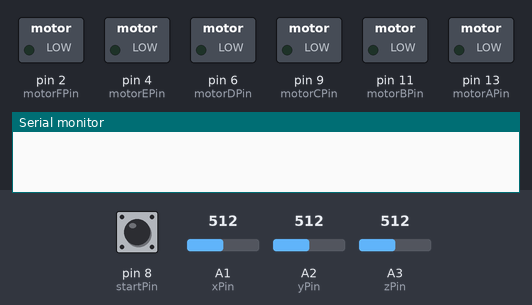
Simulated run of this sketch. Board: Arduino Uno, built with avr-gcc and run on an emulated ATmega328P. Shown: switched loads named in the sketch (green lamp = pin HIGH), the last lines printed to the serial monitor. Dashed ring = blinking. Inputs (shaded band) come from the test bench; at power-on: pin 8 (startPin) LOW, A1 (xPin) = 512, A2 (yPin) = 512, A3 (zPin) = 512. Random numbers use the default seed unless the sketch sets one.

Above: at 1.2 s.
1.3 s: pin 8 (startPin) pulled HIGH for 0.15 s
At 1.42 s:
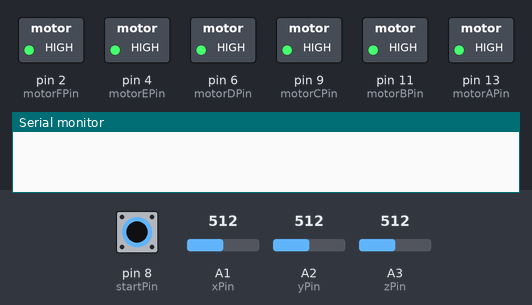
4.4 s: pin 8 (startPin) pulled HIGH for 3.2 s
At 5.35 s:
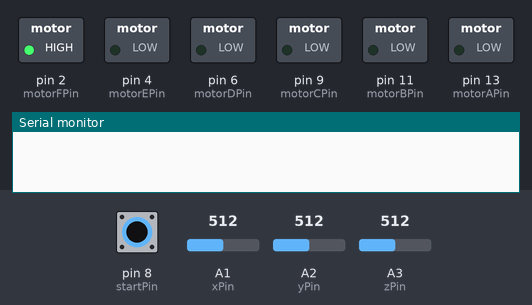
9.1 s: pin 8 (startPin) pulled HIGH for 3.2 s
13.8 s: pin 8 (startPin) pulled HIGH for 1 s
At 17.92 s:
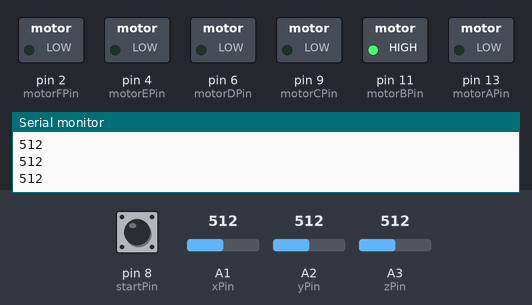
Timing chart, 0 to 29.7 s (numbered marks = the images above; inputs shaded):
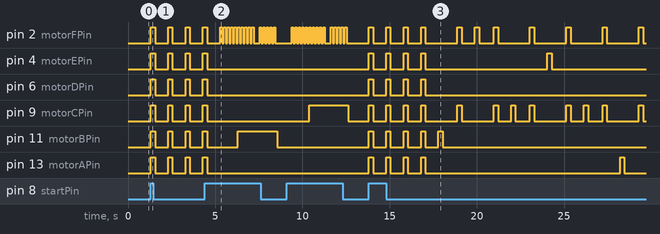

Measured:
- after the input at 1.3 s, pin 2 (motorFPin), pin 4 (motorEPin), pin 6 (motorDPin), pin 9 (motorCPin), pin 11 (motorBPin), pin 13 (motorAPin): alternates HIGH for 0.25 s and LOW for 0.75 s, starting at once
- after the input at 13.8 s, pin 2 (motorFPin): LOW → HIGH at once, → LOW 0.25 s later, → HIGH 0.75 s later, → LOW 0.25 s later, … (22 changes in this stretch); pin 4 (motorEPin): goes 3 × (HIGH 0.25 s, LOW 0.75 s), HIGH 0.25 s, LOW 7.0 s, HIGH 0.25 s, then LOW, starting at once

The sketch:

projectCode1203.ino
```cpp
// Sightless Dancer Glove

// motor pins
// A - thumb
// B - index finger
// C - middle finger
// D - ring finger
// E - pinky
// F - palm middle
// moves list: 6
// up, down, forward, backwards, left, right
const int motorAPin = 13;
const int motorBPin = 11;
const int motorCPin = 9;
const int motorDPin = 6;
const int motorEPin = 4;
const int motorFPin = 2;

// accelerometer pins
const int xPin = A1;
const int yPin = A2;
const int zPin = A3;


// start button
const int startPin = 8;

// if the program is started (the button is clicked)
bool started = false;

// the loop:
// (0) choose action
// (1) give signal
// (2) wait for user actions
// (3) respond if correct

// if the player has done all of the directions correctly this time
bool win = false;

// how many vibration motors are activated for this move
int amount;

// the 5 fingers motor vibration meanings
// 0, 1, 2, 3, 4 = left, up, forward, down, right

int currentAction = 0;

void setup() {
  // put your setup code here, to run once:
  // set up the pins and their functions
  Serial.begin(57600);
  pinMode(motorAPin, OUTPUT);
  pinMode(motorBPin, OUTPUT);
  pinMode(motorCPin, OUTPUT);
  pinMode(motorDPin, OUTPUT);
  pinMode(motorEPin, OUTPUT);
  pinMode(motorFPin, OUTPUT);
  pinMode(startPin, INPUT);
  //
}

void loop() {
  // put your main code here, to run repeatedly:
  if (started == true) {
  // Play Mode
      stopDance();
      // choose the direction
      currentAction = random(0, 6);
      // send the signal
       switch (currentAction) {
          case 0: // thumb - left
            digitalWrite(motorAPin, HIGH);
            break;
          case 1: // index - up
            digitalWrite(motorBPin, HIGH);
            break;
          case 2: // middle - forward
            digitalWrite(motorCPin, HIGH);
            break;
          case 3: // ring - down
            digitalWrite(motorDPin, HIGH);
            break;
          case 4: // pinky - right
            digitalWrite(motorEPin, HIGH);
            break;
          case 5: // palm - backwards
            digitalWrite(motorFPin, HIGH);
            break;
        }
      stopDance();
      delay(250); // wait a quarter of a second (half a beat) then shut down any and all vibration motors
      stopDance();
      digitalWrite(motorAPin, LOW);
      digitalWrite(motorBPin, LOW);
      digitalWrite(motorCPin, LOW);
      digitalWrite(motorDPin, LOW);
      digitalWrite(motorEPin, LOW);
      digitalWrite(motorFPin, LOW);
      // taking in and seeing if the detected actions of the accelerometer is correct
      // check if the action is correct
      stopDance();
      bool correct = true; // check if correct
      // check current numbers
//      float scaledXOld = mapf(analogRead(xPin), 0, 675, -3, 3);
//      float scaledYOld = mapf(analogRead(yPin), 0, 675, -3, 3);
//      float scaledZOld = mapf(analogRead(zPin), 0, 675, -3, 3);
      Serial.println(analogRead(xPin));
      Serial.println(analogRead(yPin));
      Serial.println(analogRead(zPin));
     int loopsAmount = 250; // so that the final amount of loops * delay time always equals 750
      for (int i = 0; i < 1; i++) { // if there is one or two directions
        correct = false; // set the correct to false so that if during any of the loops it becomes true, it stays true. If it never does, it did not detect the right move
        for (int i2 = 0; i2 < loopsAmount; i2++) { // for many times, check the value of the appropriate pin of the accelerometer. If at least one time the value passes the threshold, it is correct
         float scaledXNew = mapf(analogRead(xPin), 0, 675, -3, 3);
         float scaledYNew = mapf(analogRead(yPin), 0, 675, -3, 3);
         float scaledZNew = mapf(analogRead(zPin), 0, 675, -3, 3);
        switch (currentAction) { // depending on the direction
          case 0: // thumb - left
              if (true) {
               correct = true;
             }
            break;
          case 1: // index - up
              if (true) {
               correct = true;
             }
            break;
          case 2: // middle - forward
              if (true) {
               correct = true;
             }
            break;
          case 3: // ring - down
              if (true) {
               correct = true;
             }
            break;
          case 4: // pinky - right
              if (true) {
               correct = true;
             }
            break;
          case 5: // palm - backwards
              if (true) {
               correct = true;
             }
            break;
          }
        delay(3);
        }
      }
  // Print out scaled X,Y,Z accelerometer readings
      stopDance();
      if (correct == true) { // if the action is correct
        win = true; // the player won this time
      } else if (correct == false) {
        win = false; // the player lost this time
      }
     // giving a response through the C and F / A and E motor pin if the action is correct or incorrect
        if (win) { // if the player won, C and F pins
          digitalWrite(motorCPin, HIGH); // turn on
          digitalWrite(motorFPin, HIGH); // turn on
          stopDance();
          delay(250); // wait for a quarter of a second
          stopDance();
          digitalWrite(motorCPin, LOW); // turn off
          digitalWrite(motorFPin, LOW); // turn off
          delay(750);
          stopDance();
        } else if (!win) { // if the player lost, A and E pins
          digitalWrite(motorAPin, HIGH); // turn on
          digitalWrite(motorEPin, HIGH); // turn on
          stopDance();
          delay(250); // wait for a quarter of a second
          stopDance();
          digitalWrite(motorAPin, LOW); // turn off
          digitalWrite(motorEPin, LOW); // turn off
          delay(750);
          stopDance();
        }

  } else if (started == false) {
    // Waiting Mode
    // when the Arduino is booted up, wait for signal to begin the dance.
        if (digitalRead(startPin) == HIGH) { // if the start button is clicked and that circuit is completed
          for (int i = 0; i < 4; i++) { // give 4 beats (60 bpm) of vibration signals to prepare the user
            // turn on all 6 vibration motors so the user can know if they all work or if one is broken
             digitalWrite(motorFPin, HIGH); // turn on
             digitalWrite(motorAPin, HIGH);
             digitalWrite(motorBPin, HIGH);
             digitalWrite(motorCPin, HIGH);
             digitalWrite(motorDPin, HIGH);
             digitalWrite(motorEPin, HIGH);
             delay(250); // wait for quarter of a second
             digitalWrite(motorFPin, LOW); // turn off
             digitalWrite(motorAPin, LOW);
             digitalWrite(motorBPin, LOW);
             digitalWrite(motorCPin, LOW);
             digitalWrite(motorDPin, LOW);
             digitalWrite(motorEPin, LOW);
             delay(750); // wait for the rest of the second
          }
             started = true; // the dance starts
        }
  }
}

void stopDance() {
// check if the start button is clicked while the dance is happening, to go back to start mode
// this code is peppered all over the loop so the user only needs to hold it for a short period of time
// to stop the program and go back to waiting mode
  if (digitalRead(startPin) == HIGH) {
    for (int i = 0; i < 5; i++) {
      digitalWrite(motorFPin, HIGH); // turn on
      delay(100);
      digitalWrite(motorFPin, LOW); // turn off
      delay(100);
    }
    started = false;
  }
}

// map float function from https://gist.github.com/nadavmatalon/71ccaf154bc4bd71f811289e78c65918
float mapf(double val, double in_min, double in_max, double out_min, double out_max)
{
   return (val - in_min) * (out_max - out_min) / (in_max - in_min) + out_min;
}
```
